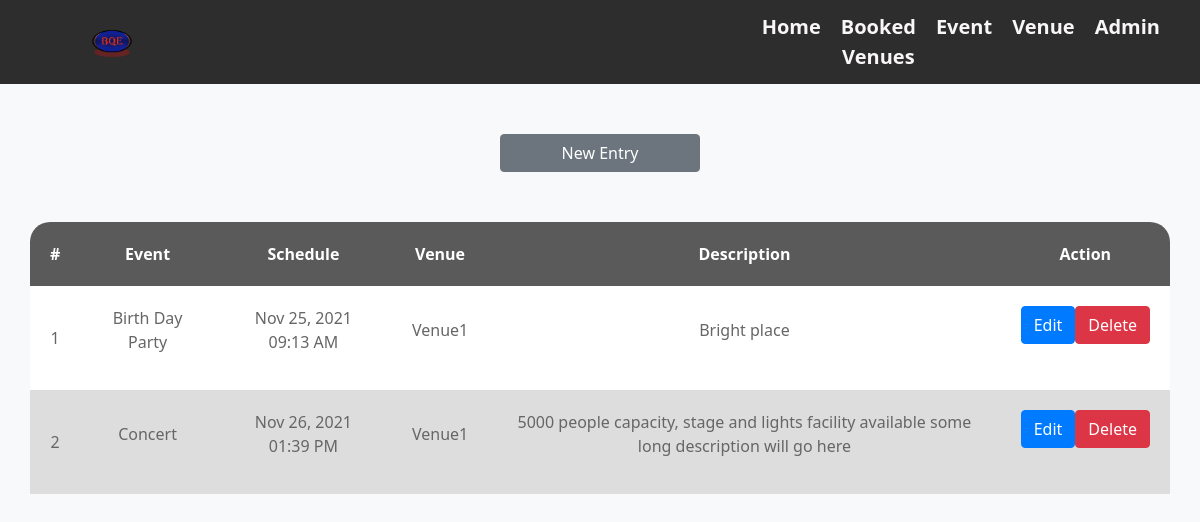
/event_table.php, run on the app's committed database.
### tables this page shows
CREATE TABLE `events` (
  `id_event` int(11) NOT NULL,
  `event` varchar(50) NOT NULL,
  `schedule` datetime(6) NOT NULL,
  `venue` varchar(50) NOT NULL,
  `eve_description` varchar(100) NOT NULL,
  `banner` varchar(250) NOT NULL,
  `id_venues` int(11) NOT NULL
);

CREATE TABLE `venues` (
  `id_venues` int(11) NOT NULL,
  `name` varchar(50) NOT NULL,
  `address` varchar(250) NOT NULL,
  `description` varchar(100) NOT NULL,
  `rate` int(20) NOT NULL,
  `capacity` int(10) NOT NULL,
  `venue_image` varchar(250) NOT NULL
);

### event_table.php (the view, shortened to what this page needs)
<?php
include('db_connection.php');
?>
<link rel="stylesheet" href = "event_style.css" type = "text/css">
<main class = "event_main">
        <div class = "newevent_btn">
                <a href="event_addNew.php" class="btn btn-secondary" style="width: 200px;">New Entry</a>
        </div>
        <table class="mytable container">
        <thead>
                <tr>
                        <th class="titlename">#</th>
                        <th class="titlename">Event</th>
                        <th class="titlename">Schedule</th>
                        <th class="titlename">Venue</th>
                        <th class="titlename">Description</th>
                        <th class="titlename">Action</th>
                </tr>
                </thead>
                <tbody>
                <?php
                        $i = 1;
                        $event = $db->query("SELECT * FROM events JOIN venues ON events.id_venues = venues.id_venues");
                        while($row=$event->fetch_assoc()):
                ?>
                        <tr>
                        <td><?php echo $i++ ?></td>
                        <td>
                                <p> <?php echo ucwords($row['event']) ?> </p>
                        </td>
                        <td>
                                <p><?php echo date("M d, Y h:i A",strtotime($row['schedule'])) ?></p>
                        </td>
                        <td>
                                <p><?php echo ucwords($row['name']) ?></p>
                        </td>
                        <td>
                                <p><?php echo ucfirst($row['eve_description']) ?></p>
                        </td>
                        <td class="adButtons">
                        <?= "<a href='event_edit.php?id_event=$row[id_event]' class='btn btn-primary'>Edit</a>"; ?>
                        <?= "<a href='event_delete.php?id_event=$row[id_event]' class='btn btn-danger'>Delete</a>"; ?>
                        </td>
                        </tr>
                        <?php endwhile; ?>
                </tbody>
        </table>
</main>

### db_connection.php (shortened to what this page needs)
<!DOCTYPE html>
<html>
<head>
    <link rel="stylesheet" href="https://cdnjs.cloudflare.com/ajax/libs/font-awesome/4.7.0/css/font-awesome.min.css">
    <link rel="stylesheet" href="https://stackpath.bootstrapcdn.com/bootstrap/4.3.1/css/bootstrap.min.css">
</head>
<body class="bg-light">

### nav.css (style rules this page uses)
:root { --primary-color: #ccc; --hover-color: white; --theme-color: #2d2d2d; --button-bg-color: #0b91ea; --button-bg-hover-color: #0dc8e0; }
body { font-family: 'Segoe UI', Tahoma, Geneva, Verdana, sans-serif; padding: 0; margin: 0; }
#navbar { display: flex; flex-direction: row; flex-wrap: wrap; background-color: var(--theme-color); color: var(--primary-color); align-items: center; justify-content: space-between; padding: 10px 2em; font-size: 20px; font-weight: 600; }
#navbar a { color: #f8f6f6; text-decoration: none; }
#navbar #brand, #navbar #hamburgerIcon { flex: 1 0 50%; }
#navbar > ul#menu, #navbar > ul#access { flex: 0 1 100%; list-style: none; display: none; list-style: none; padding-left: 0; text-align: center; margin: 0px; }
#navbar > ul#menu > li, #navbar > ul#access > li { padding: 5px 0; }
@media all and (min-width: 468px) { #navbar { display: flex; justify-content: space-between; align-items: center; flex-wrap: wrap; } }
@media all and (min-width: 468px) { #navbar #brand { order: 1; flex-basis: 20%; } }
@media all and (min-width: 468px) { #navbar > ul#menu { order: 4; flex-basis: 100%; } }
@media all and (min-width: 468px) { #navbar #brand, #navbar > ul#access, .navbar-toggle { justify-content: space-evenly; } }
@media all and (min-width: 800px) { #navbar #brand { order: 1; flex-basis: 20%; } }
@media all and (min-width: 800px) { #navbar > ul#menu, #chkToggle:checked ~ ul#menu { order: 2; flex-basis: 20%; display: flex; flex-direction: row; justify-content: center; margin: 0px; } }
@media all and (min-width: 800px) { #navbar > ul#access > li, #navbar > ul#menu > li { display: block; padding: 0px; margin-left: 20px; } }

### event_style.css (style rules this page uses)
.event_main { display: flex; justify-content: space-evenly; flex-direction: column; flex-wrap: wrap; }
.newevent_btn { margin-top: 50px; align-self: center; }
.mytable { width: 100%; margin-right: auto; margin-left: auto; background-color: white; border-radius: 20px; border-collapse: collapse; margin-top: 50px; margin-bottom: 50px; }
.mytable td, .mytable th { font-size: 16px; font-weight: 500; color: #666; padding: 20px; border: none; }
.titlename { text-align: center; }
.mytable td { text-align: center; }
.mytable th { background-color: rgb(90, 90, 90); color: white; font-weight: bold; }
.mytable th:last-child { border-radius: 0 20px 0 0; }
.mytable th:first-child { border-radius: 20px 0 0 0; }
tr:nth-of-type(even) { background-color: #ddd; }
.adButtons { display: flex; justify-content: space-evenly; }

### data on the page
events: event "Birth Day Party", schedule "Nov 25, 2021 09:13 AM", id_venues.name "Venue1", eve_description "Bright place"
events: event "Concert", schedule "Nov 26, 2021 01:39 PM", id_venues.name "Venue1", eve_description "5000 people capacity, stage and lights facility available some long description will go here"
